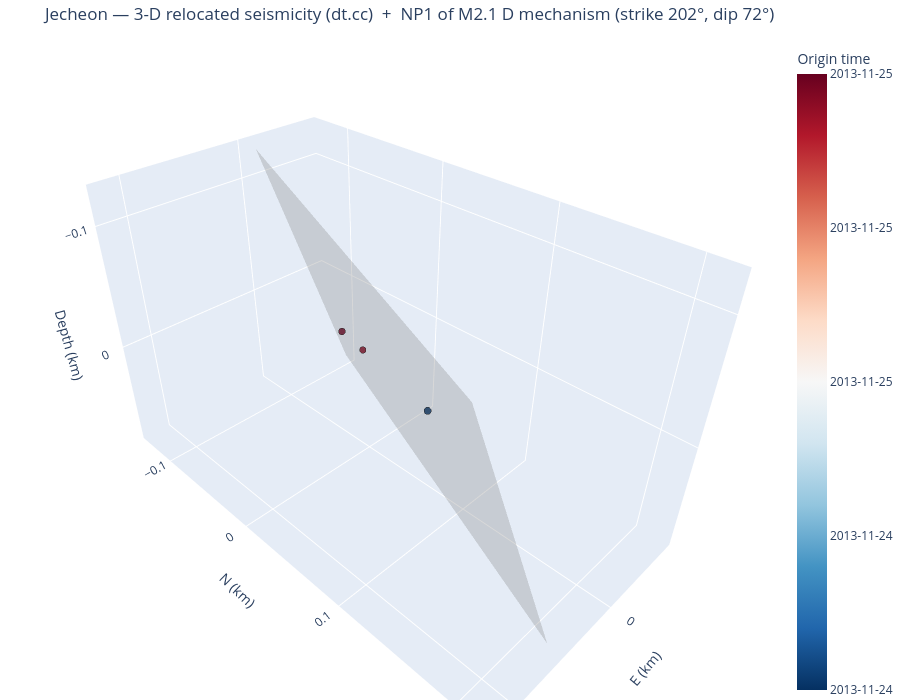

The cell this chart's notebook holds for it:
### Markdown cell above
## 5. Seismicity in 3-D (interactive)

`plot_3d_plane` returns an **interactive plotly** 3-D view of the dt.cc hypocentres (relative E–N–depth km,
coloured by origin time, sized by magnitude) with the SVD best-fit fault plane overlaid as a translucent
patch — rotate/zoom to judge planarity and dip. (Interactivity is live in a running notebook; committed
notebooks are output-stripped, and a static export needs the optional `kaleido` package.)

### Code cell
fig3d = viz.plot_3d_plane(cfg, VELMODEL, frame_from=FRAME_FROM, mech_select=MECH_SELECT)
try:                                  # optional static export (needs kaleido); harmless if absent
    fig3d.write_image(f"/tmp/{CLUSTER}_3d.png", scale=2)
except Exception as _e:
    print("(static export skipped — install kaleido for a PNG; the figure is interactive in a live notebook)")
fig3d                                 # <- interactive in JupyterLab: drag to rotate, scroll to zoom

### Figure 1 — Plotly figure (JSON) as saved in the notebook; plotly's stock layout.template omitted (floating-point values rounded to 4 significant figures)
{"data": [{"marker": {"color": [16030.0, 16030.0, 16030.0], "colorbar": {"ticktext": ["2013-11-24", "2013-11-24", "2013-11-25", "2013-11-25", "2013-11-25"], "tickvals": [16030.0, 16030.0, 16030.0, 16030.0, 16030.0], "title": {"text": "Origin time"}}, "colorscale": [[0, "rgb(5,48,97)"], [0.1, "rgb(33,102,172)"], [0.2, "rgb(67,147,195)"], [0.3, "rgb(146,197,222)"], [0.4, "rgb(209,229,240)"], [0.5, "rgb(247,247,247)"], [0.6, "rgb(253,219,199)"], [0.7, "rgb(244,165,130)"], [0.8, "rgb(214,96,77)"], [0.9, "rgb(178,24,43)"], [1, "rgb(103,0,31)"]], "line": {"color": "black", "width": 0.5}, "opacity": 0.95, "size": [8.4, 7.6, 8.0]}, "mode": "markers", "name": "Hypocentres", "text": ["200004  M1.1", "200007  M0.9", "200009  M1.0"], "type": "scatter3d", "x": [0.1186, -0.0689, -0.0497], "y": [0.1652, -0.07973, -0.08543], "z": [-0.105, 0.06543, 0.03953]}, {"color": "gray", "hoverinfo": "name", "i": [0, 0], "j": [1, 3], "k": [3, 2], "name": "NP1 of M2.1 D mechanism 202/72", "opacity": 0.3, "showscale": false, "type": "mesh3d", "x": [-0.07051, -0.008178, 0.0562, 0.1185], "y": [-0.1046, -0.1293, 0.2154, 0.1907], "z": [0.08372, -0.1238, 0.08372, -0.1238]}], "layout": {"height": 700, "margin": {"b": 0, "l": 0, "r": 0, "t": 40}, "scene": {"aspectmode": "data", "xaxis": {"title": {"text": "E (km)"}}, "yaxis": {"title": {"text": "N (km)"}}, "zaxis": {"autorange": "reversed", "title": {"text": "Depth (km)"}}}, "title": {"text": "Jecheon — 3-D relocated seismicity (dt.cc)  +  NP1 of M2.1 D mechanism (strike 202°, dip 72°)"}}}
